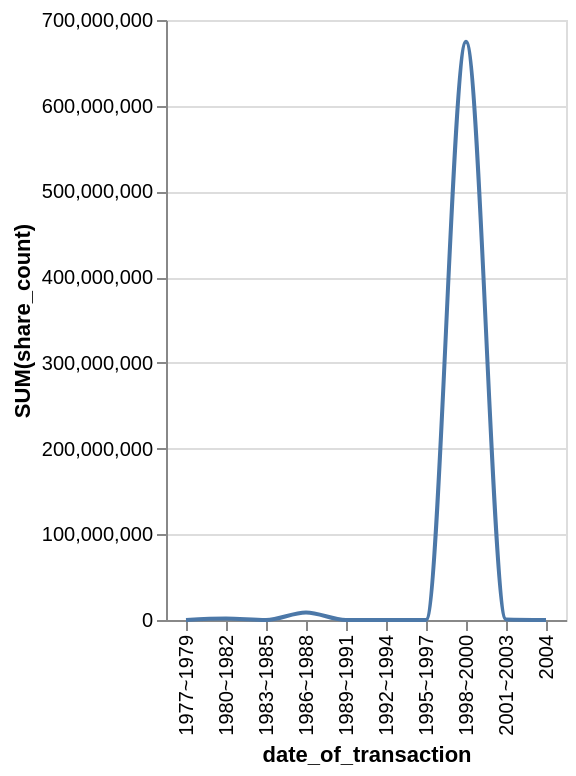

The specification (Vega-Lite) saved for this image:
### Vega-Lite specification from a JSON file in a GitHub repository (floating-point values rounded to 4 significant figures)
{"data": {"values": [{"x_data": "1977~1979", "y_data": 9510}, {"x_data": "1980~1982", "y_data": 1654765}, {"x_data": "1983~1985", "y_data": 3338}, {"x_data": "1986~1988", "y_data": 8718572}, {"x_data": "1989~1991", "y_data": 1522}, {"x_data": "1992~1994", "y_data": 0}, {"x_data": "1995~1997", "y_data": 93191}, {"x_data": "1998~2000", "y_data": 674529892}, {"x_data": "2001~2003", "y_data": 638061}, {"x_data": "2004", "y_data": 96178}]}, "mark": {"type": "line", "interpolate": "monotone"}, "encoding": {"x": {"field": "x_data", "type": "nominal", "title": "date_of_transaction", "sort": "ascending"}, "y": {"field": "y_data", "type": "quantitative", "title": "SUM(share_count)"}}}
